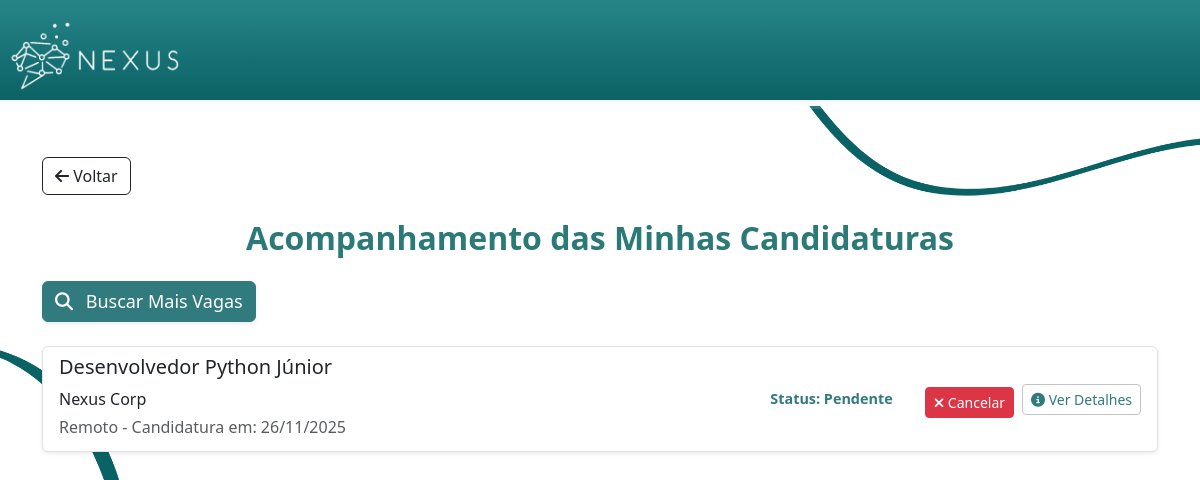
The page /minhas-candidaturas (signed in) on the database its author committed.
### models.py (models this page shows, shortened)
class Vaga(db.Model):
    __tablename__ = 'vagas'
    id = db.Column(db.Integer, primary_key=True)
    empresa_id = db.Column(db.Integer, db.ForeignKey('empresas.id'), nullable=False)
    titulo = db.Column(db.String(150), nullable=False)
    descricao = db.Column(db.Text, nullable=False)
    requisitos = db.Column(db.Text)
    local = db.Column(db.String(150))
    salario = db.Column(db.Numeric(10,2))

class Empresa(db.Model):
    __tablename__ = 'empresas'
    id = db.Column(db.Integer, primary_key=True)
    usuario_id = db.Column(db.Integer, db.ForeignKey('usuarios.id'), unique=True, nullable=False)
    nome_empresa = db.Column(db.String(150), nullable=False)
    endereco = db.Column(db.String(200))
    cidade = db.Column(db.String(100))
    estado = db.Column(db.String(100))
    cep = db.Column(db.String(15))
    descricao = db.Column(db.Text)
    site = db.Column(db.String(200))
    cnpj = db.Column(db.String(50), unique=True)
    usuario = db.relationship('Usuario', backref=db.backref('empresa', uselist=False))
    vagas = db.relationship('Vaga', backref='empresa', lazy='dynamic')

class Candidatura(db.Model):
    __tablename__ = 'candidaturas'
    id = db.Column(db.Integer, primary_key=True)
    profissional_id = db.Column(db.Integer, db.ForeignKey('profissionais.id'), nullable=False)
    vaga_id = db.Column(db.Integer, db.ForeignKey('vagas.id'), nullable=False)
    data_candidatura = db.Column(db.DateTime, default=db.func.current_timestamp())
    status = db.Column(db.String(50), default='Pendente', nullable=False) # Ex: Pendente, Visualizada, Aceita, Rejeitada
    profissional = db.relationship('Profissional', backref='candidaturas')
    vaga = db.relationship('Vaga', backref='candidaturas')

### app.py (the view)
@app.route('/minhas-candidaturas')
def minhas_candidaturas():
    if session.get('tipo_conta') != 'profissional':
        return redirect(url_for('index'))
    profissional = Profissional.query.filter_by(usuario_id=session['usuario_id']).first()
    if not profissional:
        return redirect(url_for('index'))
    candidaturas = Candidatura.query.filter(
        Candidatura.profissional_id == profissional.id
    ).order_by(Candidatura.data_candidatura.desc()).all()
    candidaturas_data = []
    for c in candidaturas:
        vaga = Vaga.query.get(c.vaga_id)
        if vaga:
            candidaturas_data.append({
                'vaga': vaga,
                'status': c.status,
                'data_candidatura': c.data_candidatura
            })
    return render_template(
        'VagasCandidatos.html',
        candidaturas=candidaturas_data,
        tipo_conta='profissional',
        titulo_secao="Minhas Candidaturas"
    )

### app.py (called while the page is built)
@app.after_request
def add_security_headers(response):
    return response

### templates/VagasCandidatos.html (shortened to what this page needs)
<html>
<head>
    <link rel="stylesheet" href="https://cdnjs.cloudflare.com/ajax/libs/font-awesome/6.5.1/css/all.min.css"
 />
    <link href="{{ url_for('static', filename='Estilo.css') }}" rel="stylesheet">
    <link href="https://cdn.jsdelivr.net/npm/bootstrap@5.3.3/dist/css/bootstrap.min.css" rel="stylesheet">
    {% macro get_status_color(status) %}
        {% if status == 'Aprovado' %}success
        {% elif status == 'Em Entrevista' %}info
        {% elif status == 'Rejeitado' %}danger
        {% elif status == 'Visualizada' %}primary
        {% else %}secondary
        {% endif %}
    {% endmacro %}
</head>
<body id="corpoInicio2">
    <header id="cabecalhoIndex">
        <a href="{{ url_for('index') }}">
            <img id="logoheader" src="{{ url_for('static', filename='images/logo-branco.png') }}" alt="Logo Nexus">
        </a>
    </header>
    <div id="degradeCabecalhoIndex2"></div>
    <main class="container my-5">
        <a href="javascript:history.back()" class="btn btn-outline-dark mb-4">
            <i class="fa-solid fa-arrow-left"></i> Voltar
        </a>
        <h1 class="titulo-pagina text-center mb-4">Acompanhamento das Minhas Candidaturas</h1>
        <a href="{{ url_for('index') }}" class="btn btn-primary mb-4 shadow-sm" id="botaoPublicar">
            <i class="fa-solid fa-search me-2"></i> Buscar Mais Vagas
        </a>
        <div class="list-group">
            {% for item in candidaturas %}
            {% set vaga = item.vaga %}
            {% set status = item.status %}
            <div class="list-group-item list-group-item-action d-flex flex-column flex-md-row justify-content-between align-items-md-center mb-2 rounded-lg shadow-sm">
                <div class="mb-2 mb-md-0">
                    <h5>{{ vaga.titulo }}</h5>
                    <p class="mb-1 text-dark">{{ vaga.empresa.nome_empresa }}</p>
                    <p class="mb-1 text-muted">{{ vaga.local }} - Candidatura em: {{
                        item.data_candidatura.strftime('%d/%m/%Y') if item.data_candidatura else 'N/A' }}</p>
                </div>
                <div class="text-start text-md-end d-flex flex-column flex-md-row gap-2 align-items-center">
                    <span class="badge rounded-pill bg-{{ get_status_color(item.status) }} p-3 me-md-2" id="spanStatus">
                     Status: {{ item.status }}
                    </span>
                <form action="{{ url_for('cancelar_candidatura', vaga_id=item.vaga.id) }}" method="POST" onsubmit="return confirm('Tem certeza que deseja cancelar sua candidatura para {{ item.vaga.titulo }}?');">
                  <button type="submit" class="btn btn-danger btn-sm" style="margin-top: 25%;">
                    <i class="fa-solid fa-xmark"></i> Cancelar
                  </button>
                </form>
            <a href="{{ url_for('detalhe', tipo='vaga', id=item.vaga.id) }}" class="btn btn-info btn-sm" id="botaoDetalhesVaga">
            <i class="fa-solid fa-circle-info"></i> Ver Detalhes
            </a>
            </div>
        </div>
            {% endfor %}
        </div>
    </main>
</body>
</html>

### static/Estilo.css (style rules this page uses)
#corpoInicio2 { background-color: white; background-image: url(../static/images/ELEMENTO2.png); background-size: 100%; background-repeat: no-repeat; background-position: center; }
#logoheader { width: auto; height: auto; max-height: 100px; margin: 0; }
#cabecalhoIndex { background-color: #268a8d; color: white; font-family: Cambria, Cochin, Georgia, Times, 'Times New Roman', serif; width: 100%; border-bottom: 6px solid transparent; background-image: linear-gradient(#278588, #0B6265), linear-gradient(to bottom, #0B6265, #ffffff); background-origin: padding-box, border-box; background-clip: padding-box, border-box; }
.titulo-pagina { font-weight: 700; color: #2b7a78; margin-bottom: 50px; }
#degradeCabecalhoIndex2 { background: linear-gradient(to right, transparent, rgba(255, 255, 255, 0.2)); height: 3px; }
.titulo-pagina { font-weight: 700; color: #2b7a78; margin-bottom: 1rem; font-size: 2rem; }
.titulo-pagina { font-weight: 700; font-size: 2rem; color: #2b7a78; }
#botaoPublicar { color: white; background-color: #317a7e; border-color: #317a7e; font-size: large; text-align: center; }
#botaoDetalhesVaga { background-color: white; color: #317a7e; border-color: #c4c4c4; position: relative; }
#spanStatus { font-size: 0.9em; color: #317a7e; }

### rows shown on the page
Candidatura: data_candidatura "26/11/2025", status "Pendente"
Vaga: titulo "Desenvolvedor Python Júnior", local "Remoto"
Empresa: empresa.nome_empresa "Nexus Corp"
